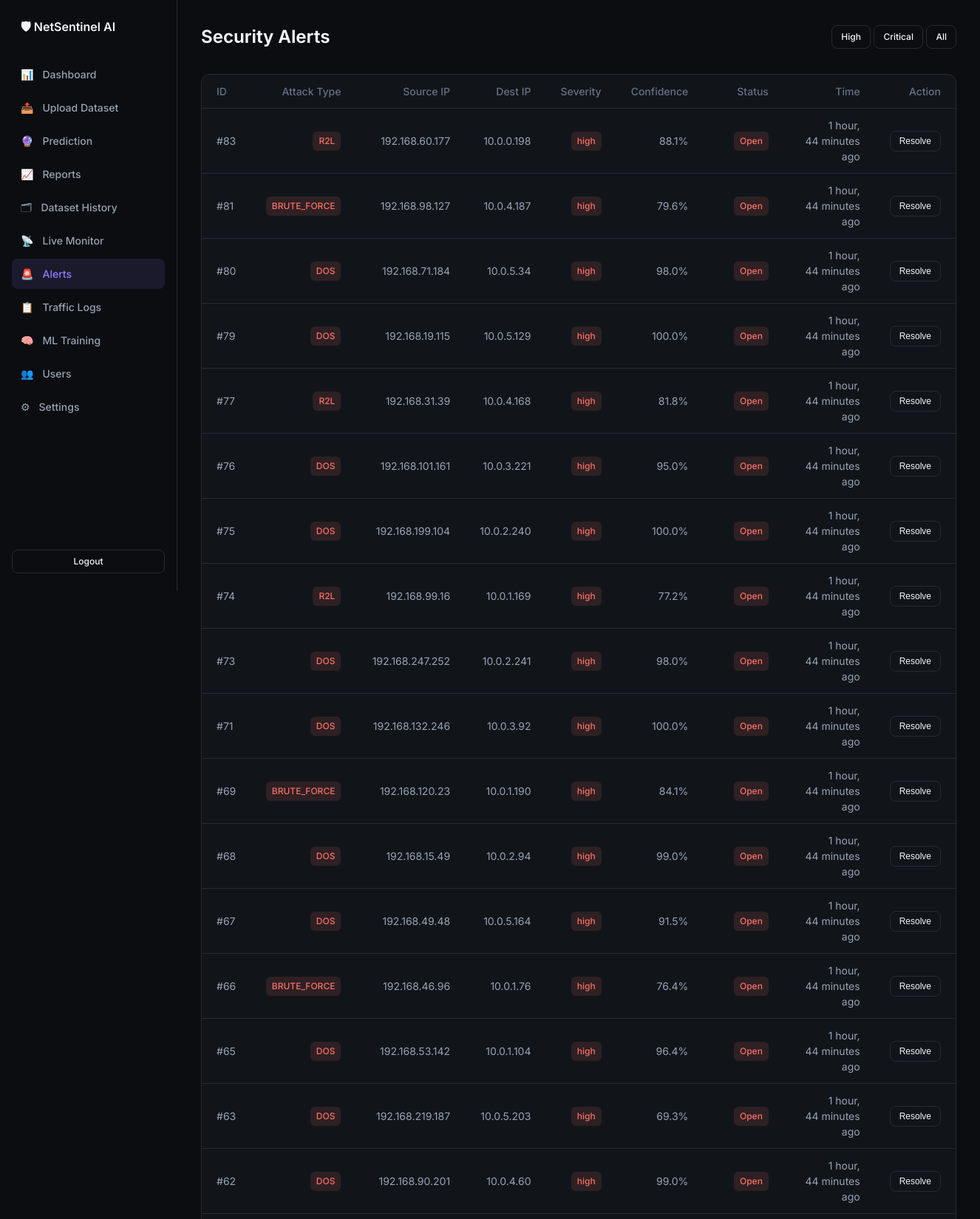
The app's page /alerts/?severity=high (signed in, upper part) with its own data.
### ids/models.py (models this page shows, shortened)
class Alert(models.Model):
    SEVERITY_CHOICES = [
        ("low", "Low"),
        ("medium", "Medium"),
        ("high", "High"),
        ("critical", "Critical"),
    ]
    attack_type = models.CharField(max_length=50)
    severity = models.CharField(max_length=20, choices=SEVERITY_CHOICES, default="medium")
    source_ip = models.GenericIPAddressField()
    dest_ip = models.GenericIPAddressField(null=True, blank=True)
    confidence = models.FloatField(default=0.0)
    is_resolved = models.BooleanField(default=False)
    created_at = models.DateTimeField(auto_now_add=True)
    class Meta:
        ordering = ["-created_at"]

### ids/views.py (the view)
# urls.py: path("alerts/", views.alerts_view, name="alerts"),
@login_required
def alerts_view(request):
    alerts = Alert.objects.all()
    severity = request.GET.get("severity")
    if severity:
        alerts = alerts.filter(severity=severity)
    return render(request, "ids/alerts.html", {"alerts": alerts})

### templates/ids/alerts.html (shortened to what this page needs)
{% extends "ids/base.html" %}
{% block content %}
<div class="topbar">
  <h1>Security Alerts</h1>
  <div>
    <a href="?severity=high" class="btn btn-outline btn-sm">High</a>
    <a href="?severity=critical" class="btn btn-outline btn-sm">Critical</a>
    <a href="{% url 'alerts' %}" class="btn btn-outline btn-sm">All</a>
  </div>
</div>
<div class="table-card">
  <table>
    <thead>
      <tr>
        <th>ID</th><th>Attack Type</th><th>Source IP</th><th>Dest IP</th>
        <th>Severity</th><th>Confidence</th><th>Status</th><th>Time</th><th>Action</th>
      </tr>
    </thead>
    <tbody>
      {% for alert in alerts %}
      <tr>
        <td>#{{ alert.id }}</td>
        <td><span class="badge badge-threat">{{ alert.attack_type|upper }}</span></td>
        <td>{{ alert.source_ip }}</td>
        <td>{{ alert.dest_ip|default:"—" }}</td>
        <td><span class="badge badge-{{ alert.severity }}">{{ alert.severity }}</span></td>
        <td>{{ alert.confidence|floatformat:1 }}%</td>
        <td>{% if alert.is_resolved %}<span class="badge badge-normal">Resolved</span>{% else %}<span class="badge badge-high">Open</span>{% endif %}</td>
        <td>{{ alert.created_at|timesince }} ago</td>
        <td>
          {% if not alert.is_resolved %}
          <form method="post" action="{% url 'resolve_alert' alert.pk %}" style="display:inline">
            <button type="submit" class="btn btn-sm btn-outline">Resolve</button>
          </form>
          {% endif %}
        </td>
      </tr>
      {% empty %}
      <tr><td colspan="9" style="color:var(--muted);text-align:center;padding:2rem">No alerts detected.</td></tr>
      {% endfor %}
    </tbody>
  </table>
</div>
{% endblock %}

### static/css/style.css (style rules this page uses)
:root { --bg: #0B0D10; --surface: #11151A; --surface-elevated: #171C22; --surface-subtle: #1B2128; --border: #252B33; --text-primary: #F2F4F7; --text-secondary: #98A2B3; --text-muted: #667085; --primary: #8B7CFF; --primary-hover: #A196FF; --primary-subtle: rgba(139, 124, 255, 0.12); --success: #32D583; --success-subtle: rgba(50, 213, 131, 0.12); --warning: #FDB022; --warning-subtle: rgba(253, 176, 34, 0.12); --error: #F97066; --error-subtle: rgba(249, 112, 102, 0.12); --info: #53B1FD; --info-subtle: rgba(83, 177, 253, 0.12); --surface2: var(--surface-subtle); --text: var(--text-primary); --muted: var(--text-muted); --accent: var(--primary); --accent2: var(--primary-hover); --danger: var(--error); --critical: var(--error); }
* { box-sizing: border-box; margin: 0; padding: 0; }
body { font-family: "Inter", system-ui, -apple-system, sans-serif; background: var(--bg); color: var(--text-primary); min-height: 100vh; line-height: 1.5; }
a { color: var(--primary); text-decoration: none; }
.topbar { display: flex; justify-content: space-between; align-items: center; margin-bottom: 32px; }
.topbar h1 { font-size: 24px; font-weight: 650; color: var(--text-primary); }
.stat-card, .chart-card, .table-card, .upload-panel, .monitor-panel, .prediction-summary, .traffic-tile, .auth-card { background: var(--surface); border: 1px solid var(--border); border-radius: 12px; }
.table-card { margin-bottom: 32px; overflow: hidden; }
table { width: 100%; border-collapse: collapse; }
th, td { padding: 12px 20px; text-align: left; font-size: 14px; }
th { color: var(--text-muted); font-weight: 500; border-bottom: 1px solid var(--border); height: 44px; }
td { border-bottom: 1px solid var(--border); height: 48px; color: var(--text-secondary); text-align: right; }
th { text-align: right; }
th:first-child, td:first-child { text-align: left; }
.badge { display: inline-block; padding: 4px 8px; border-radius: 6px; font-size: 12px; font-weight: 500; }
.badge-high, .badge-critical, .badge-threat, .badge-malicious { background: var(--error-subtle); color: var(--error); }
.btn { display: inline-flex; align-items: center; justify-content: center; gap: 8px; padding: 10px 16px; border-radius: 8px; border: 1px solid transparent; cursor: pointer; font-size: 14px; font-weight: 500; transition: all 150ms ease-out; text-decoration: none; }
.btn-outline { background: transparent; border: 1px solid var(--border); color: var(--text-primary); }
.btn-sm { padding: 6px 12px; font-size: 12px; }

### records on screen
Alert: id "83", attack_type "R2L", source_ip "192.168.60.177", dest_ip "10.0.0.198", severity "high", confidence "88.1", is_resolved "Open", created_at "1 hour, 44 minutes"
Alert: id "81", attack_type "BRUTE_FORCE", source_ip "192.168.98.127", dest_ip "10.0.4.187", severity "high", confidence "79.6", is_resolved "Open", created_at "1 hour, 44 minutes"
Alert: id "80", attack_type "DOS", source_ip "192.168.71.184", dest_ip "10.0.5.34", severity "high", confidence "98.0", is_resolved "Open", created_at "1 hour, 44 minutes"
Alert: id "79", attack_type "DOS", source_ip "192.168.19.115", dest_ip "10.0.5.129", severity "high", confidence "100.0", is_resolved "Open", created_at "1 hour, 44 minutes"
Alert: id "77", attack_type "R2L", source_ip "192.168.31.39", dest_ip "10.0.4.168", severity "high", confidence "81.8", is_resolved "Open", created_at "1 hour, 44 minutes"
Alert: id "76", attack_type "DOS", source_ip "192.168.101.161", dest_ip "10.0.3.221", severity "high", confidence "95.0", is_resolved "Open", created_at "1 hour, 44 minutes"
Alert: id "75", attack_type "DOS", source_ip "192.168.199.104", dest_ip "10.0.2.240", severity "high", confidence "100.0", is_resolved "Open", created_at "1 hour, 44 minutes"
Alert: id "74", attack_type "R2L", source_ip "192.168.99.16", dest_ip "10.0.1.169", severity "high", confidence "77.2", is_resolved "Open", created_at "1 hour, 44 minutes"
Alert: id "73", attack_type "DOS", source_ip "192.168.247.252", dest_ip "10.0.2.241", severity "high", confidence "98.0", is_resolved "Open", created_at "1 hour, 44 minutes"
Alert: id "71", attack_type "DOS", source_ip "192.168.132.246", dest_ip "10.0.3.92", severity "high", confidence "100.0", is_resolved "Open", created_at "1 hour, 44 minutes"
Alert: id "69", attack_type "BRUTE_FORCE", source_ip "192.168.120.23", dest_ip "10.0.1.190", severity "high", confidence "84.1", is_resolved "Open", created_at "1 hour, 44 minutes"
Alert: id "68", attack_type "DOS", source_ip "192.168.15.49", dest_ip "10.0.2.94", severity "high", confidence "99.0", is_resolved "Open", created_at "1 hour, 44 minutes"
Alert: id "67", attack_type "DOS", source_ip "192.168.49.48", dest_ip "10.0.5.164", severity "high", confidence "91.5", is_resolved "Open", created_at "1 hour, 44 minutes"
Alert: id "66", attack_type "BRUTE_FORCE", source_ip "192.168.46.96", dest_ip "10.0.1.76", severity "high", confidence "76.4", is_resolved "Open", created_at "1 hour, 44 minutes"
Alert: id "65", attack_type "DOS", source_ip "192.168.53.142", dest_ip "10.0.1.104", severity "high", confidence "96.4", is_resolved "Open", created_at "1 hour, 44 minutes"
Alert: id "63", attack_type "DOS", source_ip "192.168.219.187", dest_ip "10.0.5.203", severity "high", confidence "69.3", is_resolved "Open", created_at "1 hour, 44 minutes"
Alert: id "62", attack_type "DOS", source_ip "192.168.90.201", dest_ip "10.0.4.60", severity "high", confidence "99.0", is_resolved "Open", created_at "1 hour, 44 minutes"
